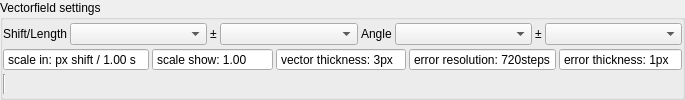
        <widget class="QGroupBox" name="groupBox_Res_VectorFieldParam">
         <property name="title">
          <string>Vectorfield settings</string>
         </property>
         <property name="flat">
          <bool>true</bool>
         </property>
         <layout class="QGridLayout" name="gridLayout_10">
          <property name="leftMargin">
           <number>0</number>
          </property>
          <property name="topMargin">
           <number>3</number>
          </property>
          <property name="rightMargin">
           <number>0</number>
          </property>
          <property name="bottomMargin">
           <number>3</number>
          </property>
          <property name="spacing">
           <number>3</number>
          </property>
          <item row="0" column="9" colspan="3">
           <layout class="QHBoxLayout" name="horizontalLayout_2">
            <property name="spacing">
             <number>3</number>
            </property>
            <item>
             <widget class="QLabel" name="label_5">
              <property name="sizePolicy">
               <sizepolicy hsizetype="Maximum" vsizetype="Preferred">
                <horstretch>0</horstretch>
                <verstretch>0</verstretch>
               </sizepolicy>
              </property>
              <property name="text">
               <string>Shift/Length</string>
              </property>
             </widget>
            </item>
            <item>
             <widget class="QComboBox" name="comboBox_Res_VectorFieldParam_Length_Value"/>
            </item>
            <item>
             <widget class="QLabel" name="label_7">
              <property name="sizePolicy">
               <sizepolicy hsizetype="Maximum" vsizetype="Preferred">
                <horstretch>0</horstretch>
                <verstretch>0</verstretch>
               </sizepolicy>
              </property>
              <property name="text">
               <string>±</string>
              </property>
             </widget>
            </item>
            <item>
             <widget class="QComboBox" name="comboBox_Res_VectorFieldParam_Length_Error"/>
            </item>
            <item>
             <widget class="QLabel" name="label_6">
              <property name="sizePolicy">
               <sizepolicy hsizetype="Maximum" vsizetype="Preferred">
                <horstretch>0</horstretch>
                <verstretch>0</verstretch>
               </sizepolicy>
              </property>
              <property name="text">
               <string>Angle</string>
              </property>
             </widget>
            </item>
            <item>
             <widget class="QComboBox" name="comboBox_Res_VectorFieldParam_Angle_Value"/>
            </item>
            <item>
             <widget class="QLabel" name="label_12">
              <property name="sizePolicy">
               <sizepolicy hsizetype="Maximum" vsizetype="Preferred">
                <horstretch>0</horstretch>
                <verstretch>0</verstretch>
               </sizepolicy>
              </property>
              <property name="text">
               <string>±</string>
              </property>
             </widget>
            </item>
            <item>
             <widget class="QComboBox" name="comboBox_Res_VectorFieldParam_Angle_Error"/>
            </item>
           </layout>
          </item>
          <item row="2" column="9">
           <widget class="Line" name="line_8">
            <property name="orientation">
             <enum>Qt::Vertical</enum>
            </property>
           </widget>
          </item>
          <item row="1" column="9" colspan="3">
           <layout class="QHBoxLayout" name="horizontalLayout_3">
            <property name="spacing">
             <number>3</number>
            </property>
            <item>
             <widget class="QDoubleSpinBox" name="doubleSpinBox_Res_VectorFieldParam_ShiftPerSeconds">
              <property name="buttonSymbols">
               <enum>QAbstractSpinBox::NoButtons</enum>
              </property>
              <property name="prefix">
               <string>scale in: px shift / </string>
              </property>
              <property name="suffix">
               <string> s</string>
              </property>
              <property name="decimals">
               <number>2</number>
              </property>
              <property name="minimum">
               <double>0.010000000000000</double>
              </property>
              <property name="maximum">
               <double>99.000000000000000</double>
              </property>
              <property name="singleStep">
               <double>0.250000000000000</double>
              </property>
              <property name="value">
               <double>1.000000000000000</double>
              </property>
             </widget>
            </item>
            <item>
             <widget class="QDoubleSpinBox" name="doubleSpinBox_Res_VectorFieldParam_ScaleLength">
              <property name="buttonSymbols">
               <enum>QAbstractSpinBox::NoButtons</enum>
              </property>
              <property name="prefix">
               <string>scale show: </string>
              </property>
              <property name="suffix">
               <string/>
              </property>
              <property name="minimum">
               <double>0.010000000000000</double>
              </property>
              <property name="maximum">
               <double>9999.000000000000000</double>
              </property>
              <property name="value">
               <double>1.000000000000000</double>
              </property>
             </widget>
            </item>
            <item>
             <widget class="QSpinBox" name="spinBox_Res_VectorFieldParam_Thickness_Vector">
              <property name="buttonSymbols">
               <enum>QAbstractSpinBox::NoButtons</enum>
              </property>
              <property name="suffix">
               <string>px</string>
              </property>
              <property name="prefix">
               <string>vector thickness: </string>
              </property>
              <property name="minimum">
               <number>1</number>
              </property>
              <property name="maximum">
               <number>99</number>
              </property>
              <property name="value">
               <number>3</number>
              </property>
             </widget>
            </item>
            <item>
             <widget class="QSpinBox" name="spinBox_Res_VectorFieldParam_KindeySteps">
              <property name="sizePolicy">
               <sizepolicy hsizetype="Preferred" vsizetype="Fixed">
                <horstretch>0</horstretch>
                <verstretch>0</verstretch>
               </sizepolicy>
              </property>
              <property name="buttonSymbols">
               <enum>QAbstractSpinBox::NoButtons</enum>
              </property>
              <property name="suffix">
               <string>steps</string>
              </property>
              <property name="prefix">
               <string>error resolution: </string>
              </property>
              <property name="maximum">
               <number>999</number>
              </property>
              <property name="value">
               <number>720</number>
              </property>
             </widget>
            </item>
            <item>
             <widget class="QSpinBox" name="spinBox_Res_VectorFieldParam_Thickness_Error">
              <property name="buttonSymbols">
               <enum>QAbstractSpinBox::NoButtons</enum>
              </property>
              <property name="suffix">
               <string>px</string>
              </property>
              <property name="prefix">
               <string>error thickness: </string>
              </property>
              <property name="minimum">
               <number>1</number>
              </property>
              <property name="maximum">
               <number>99</number>
              </property>
              <property name="value">
               <number>1</number>
              </property>
             </widget>
            </item>
           </layout>
          </item>
         </layout>
        </widget>
